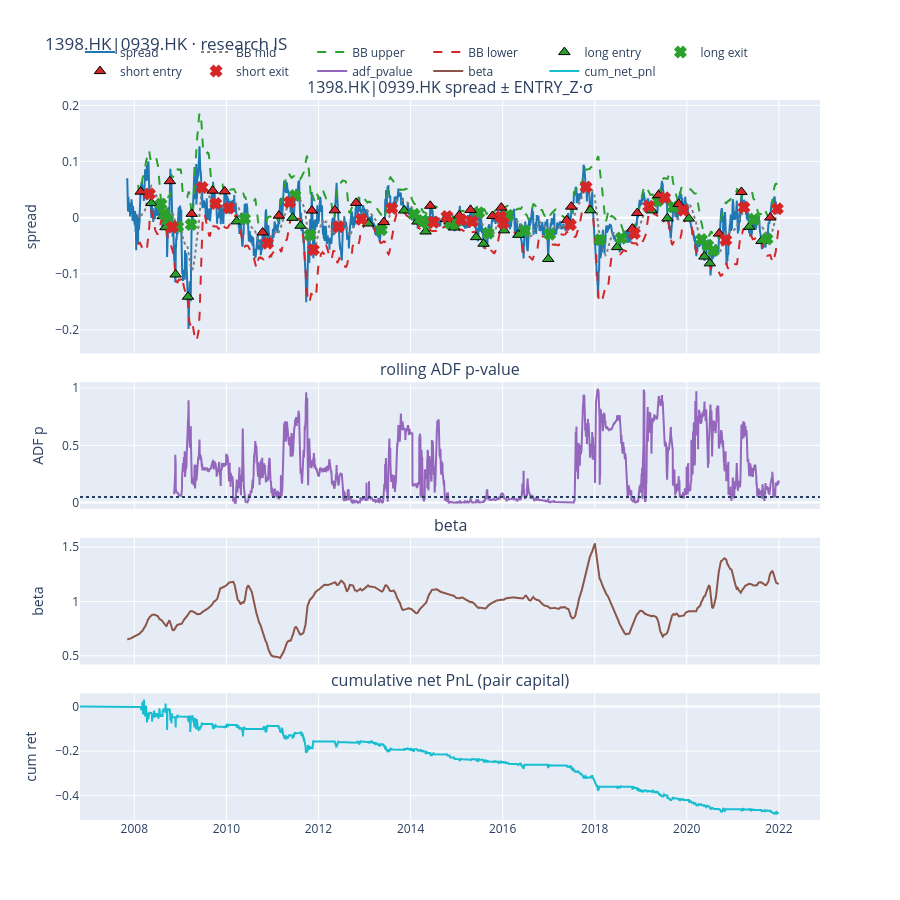
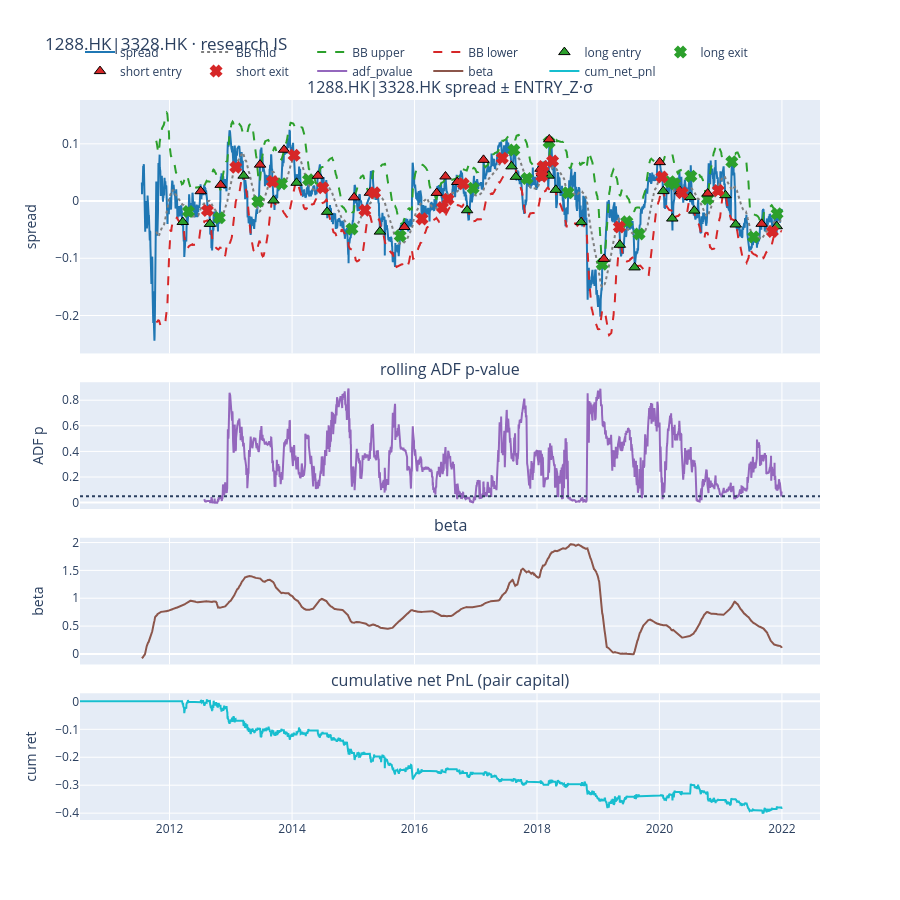
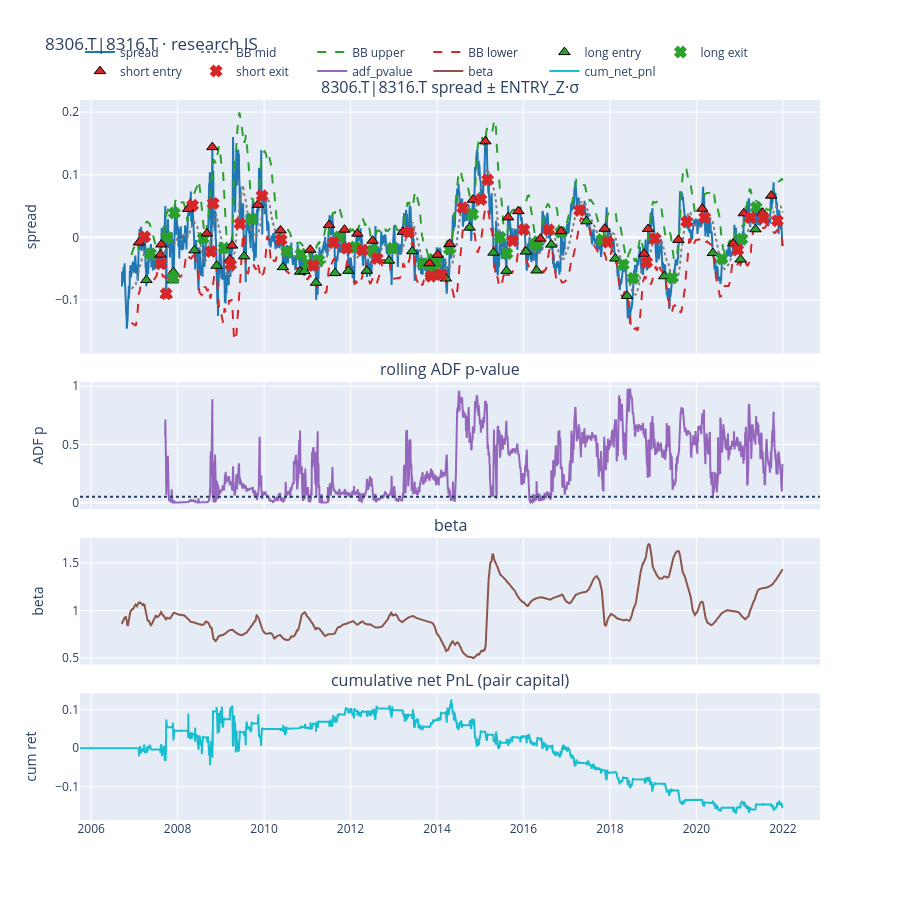

The code cell stored with these charts, in order, in its notebook:
### Markdown cell above
## 5. Interactive plots

Per pair: spread with Bollinger bands at `± ENTRY_Z · σ` over `Z_WINDOW` (same standardization as trad-z), green/red entry/exit markers, rolling ADF p, beta, cumulative net PnL.
When `USE_OUT_OF_SAMPLE_DATA` is True, a vertical line marks `RESEARCH_IS_END`.

### Code cell
figures = []
for pair_id in PAIRS:
    g = panel.loc[panel["pair_id"] == pair_id].copy()
    t = trades_enriched.loc[trades_enriched["pair_id"] == pair_id].copy()
    fig = plotly_pair_diagnosis(
        g,
        t,
        entry_z=ENTRY_Z,
        z_window=Z_WINDOW,
        pair_returns=returns_by_pair.get(pair_id),
        is_end=RESEARCH_IS_END if USE_OUT_OF_SAMPLE_DATA else None,
        title=f"{pair_id} · {'IS+OOS' if USE_OUT_OF_SAMPLE_DATA else 'research IS'}",
    )
    figures.append(fig)
    fig.show()
print("plotted", len(figures), "pairs")

### Figure 1 — Plotly figure (JSON) as saved in the notebook; plotly's stock layout.template omitted (floating-point values rounded to 4 significant figures; data arrays with more than 128 entries replaced by an {"elided": "..."} marker saying what was removed)
{"data": [{"line": {"color": "#1f77b4"}, "name": "spread", "type": "scatter", "x": {"elided": "3746 str values"}, "xaxis": "x", "y": {"elided": "3746 float values"}, "yaxis": "y"}, {"line": {"color": "#7f7f7f", "dash": "dot"}, "name": "BB mid", "type": "scatter", "x": {"elided": "3746 str values"}, "xaxis": "x", "y": {"elided": "3746 float values"}, "yaxis": "y"}, {"line": {"color": "#2ca02c", "dash": "dash"}, "name": "BB upper", "type": "scatter", "x": {"elided": "3746 str values"}, "xaxis": "x", "y": {"elided": "3746 float values"}, "yaxis": "y"}, {"line": {"color": "#d62728", "dash": "dash"}, "name": "BB lower", "type": "scatter", "x": {"elided": "3746 str values"}, "xaxis": "x", "y": {"elided": "3746 float values"}, "yaxis": "y"}, {"marker": {"color": "#2ca02c", "line": {"color": "#000000", "width": 1}, "size": 10, "symbol": "triangle-up"}, "mode": "markers", "name": "long entry", "type": "scatter", "x": ["2008-05-16T00:00:00", "2008-08-13T00:00:00", "2008-09-04T00:00:00", "2008-11-24T00:00:00", "2009-03-02T00:00:00", "2010-03-23T00:00:00", "2011-06-09T00:00:00", "2011-08-12T00:00:00", "2013-01-30T00:00:00", "2013-11-11T00:00:00", "2014-02-24T00:00:00", "2014-04-30T00:00:00", "2014-11-07T00:00:00", "2014-12-11T00:00:00", "2015-06-05T00:00:00", "2015-08-03T00:00:00", "2016-01-12T00:00:00", "2016-05-05T00:00:00", "2016-12-28T00:00:00", "2017-11-27T00:00:00", "2018-06-27T00:00:00", "2019-03-28T00:00:00", "2019-08-01T00:00:00", "2020-01-17T00:00:00", "2020-05-20T00:00:00", "2020-07-02T00:00:00", "2021-05-11T00:00:00", "2021-08-16T00:00:00"], "xaxis": "x", "y": [0.02598, 0.002685, -0.01697, -0.1012, -0.1408, -0.006545, -0.0002708, -0.01439, -0.01041, 0.01282, -0.006915, -0.02461, -0.006983, -0.01757, -0.0347, -0.04638, -0.02252, -0.03055, -0.07366, 0.01314, -0.05242, 0.01295, -0.001161, -0.001589, -0.06933, -0.08138, -0.0162, -0.04152], "yaxis": "y"}, {"marker": {"color": "#2ca02c", "line": {"color": "#2ca02c", "width": 2}, "size": 9, "symbol": "x"}, "mode": "markers", "name": "long exit", "type": "scatter", "x": ["2008-07-31T00:00:00", "2008-08-27T00:00:00", "2008-09-23T00:00:00", "2008-12-11T00:00:00", "2009-03-27T00:00:00", "2010-05-25T00:00:00", "2011-06-29T00:00:00", "2011-10-26T00:00:00", "2013-05-14T00:00:00", "2014-01-30T00:00:00", "2014-04-09T00:00:00", "2014-05-12T00:00:00", "2014-11-11T00:00:00", "2014-12-24T00:00:00", "2015-06-26T00:00:00", "2015-09-09T00:00:00", "2016-02-12T00:00:00", "2016-06-24T00:00:00", "2017-01-09T00:00:00", "2018-02-12T00:00:00", "2018-07-30T00:00:00", "2019-05-16T00:00:00", "2019-09-16T00:00:00", "2020-04-27T00:00:00", "2020-06-15T00:00:00", "2020-07-30T00:00:00", "2021-06-18T00:00:00", "2021-09-29T00:00:00"], "xaxis": "x", "y": [0.02417, 0.006647, -0.004239, -0.01617, -0.01233, -0.001937, 0.03963, -0.03076, -0.02161, 0.00616, -0.004835, -0.009919, -0.009921, -0.007856, 0.008914, -0.02765, 0.004419, -0.02328, -0.02958, -0.03944, -0.03642, 0.03005, 0.01926, -0.03906, -0.04928, -0.0585, -0.002602, -0.03805], "yaxis": "y"}, {"marker": {"color": "#d62728", "line": {"color": "#000000", "width": 1}, "size": 10, "symbol": "triangle-up"}, "mode": "markers", "name": "short entry", "type": "scatter", "x": ["2008-02-20T00:00:00", "2008-10-09T00:00:00", "2009-03-31T00:00:00", "2009-09-14T00:00:00", "2009-12-18T00:00:00", "2010-10-15T00:00:00", "2011-02-21T00:00:00", "2011-11-10T00:00:00", "2012-05-10T00:00:00", "2012-10-26T00:00:00", "2013-06-03T00:00:00", "2014-06-06T00:00:00", "2014-10-09T00:00:00", "2015-01-22T00:00:00", "2015-04-21T00:00:00", "2015-10-12T00:00:00", "2015-12-22T00:00:00", "2017-05-24T00:00:00", "2017-06-29T00:00:00", "2018-10-26T00:00:00", "2018-12-04T00:00:00", "2019-05-21T00:00:00", "2019-10-29T00:00:00", "2020-09-14T00:00:00", "2021-03-10T00:00:00", "2021-10-25T00:00:00"], "xaxis": "x", "y": [0.04638, 0.06508, 0.006826, 0.04807, 0.04686, -0.02637, 0.003609, 0.01262, 0.01309, 0.02635, -0.00794, 0.02118, -0.00221, 0.004234, 0.01368, 0.002974, 0.01792, -0.00448, 0.01964, -0.01947, 0.008236, 0.04007, 0.02448, -0.02837, 0.04586, 0.0002453], "yaxis": "y"}, {"marker": {"color": "#d62728", "line": {"color": "#d62728", "width": 2}, "size": 9, "symbol": "x"}, "mode": "markers", "name": "short exit", "type": "scatter", "x": ["2008-04-30T00:00:00", "2008-10-28T00:00:00", "2009-06-22T00:00:00", "2009-10-08T00:00:00", "2010-01-20T00:00:00", "2010-11-23T00:00:00", "2011-05-17T00:00:00", "2011-11-22T00:00:00", "2012-06-08T00:00:00", "2012-12-06T00:00:00", "2013-08-05T00:00:00", "2014-07-03T00:00:00", "2014-10-17T00:00:00", "2015-02-06T00:00:00", "2015-05-05T00:00:00", "2015-12-16T00:00:00", "2016-01-06T00:00:00", "2017-06-22T00:00:00", "2017-10-24T00:00:00", "2018-11-12T00:00:00", "2019-03-05T00:00:00", "2019-07-10T00:00:00", "2019-12-04T00:00:00", "2020-11-06T00:00:00", "2021-03-30T00:00:00", "2021-12-20T00:00:00"], "xaxis": "x", "y": [0.04221, -0.01682, 0.05394, 0.02525, 0.01737, -0.04557, 0.02755, -0.05721, -0.01597, -0.002821, 0.01674, -0.007933, 0.001899, -0.003534, -0.006961, 0.001457, -0.009696, -0.0126, 0.05465, -0.02815, 0.02017, 0.03562, 0.01334, -0.03991, 0.01841, 0.01588], "yaxis": "y"}, {"line": {"color": "#9467bd"}, "name": "adf_pvalue", "type": "scatter", "x": {"elided": "3746 str values"}, "xaxis": "x2", "y": {"elided": "3746 float values"}, "yaxis": "y2"}, {"line": {"color": "#8c564b"}, "name": "beta", "type": "scatter", "x": {"elided": "3746 str values"}, "xaxis": "x3", "y": {"elided": "3746 float values"}, "yaxis": "y3"}, {"line": {"color": "#17becf"}, "name": "cum_net_pnl", "type": "scatter", "x": {"elided": "3746 str values"}, "xaxis": "x4", "y": {"elided": "3746 float values"}, "yaxis": "y4"}], "layout": {"annotations": [{"font": {"size": 16}, "showarrow": false, "text": "1398.HK|0939.HK spread ± ENTRY_Z·σ", "x": 0.5, "xanchor": "center", "xref": "paper", "y": 1, "yanchor": "bottom", "yref": "paper"}, {"font": {"size": 16}, "showarrow": false, "text": "rolling ADF p-value", "x": 0.5, "xanchor": "center", "xref": "paper", "y": 0.608, "yanchor": "bottom", "yref": "paper"}, {"font": {"size": 16}, "showarrow": false, "text": "beta", "x": 0.5, "xanchor": "center", "xref": "paper", "y": 0.392, "yanchor": "bottom", "yref": "paper"}, {"font": {"size": 16}, "showarrow": false, "text": "cumulative net PnL (pair capital)", "x": 0.5, "xanchor": "center", "xref": "paper", "y": 0.176, "yanchor": "bottom", "yref": "paper"}], "height": 900, "hovermode": "x unified", "legend": {"orientation": "h", "y": 1.02, "yanchor": "bottom"}, "shapes": [{"line": {"dash": "dot"}, "type": "line", "x0": 0, "x1": 1, "xref": "x2 domain", "y0": 0.05, "y1": 0.05, "yref": "y2"}], "title": {"text": "1398.HK|0939.HK · research IS"}, "xaxis": {"anchor": "y", "domain": [0, 1], "matches": "x4", "showticklabels": false}, "xaxis2": {"anchor": "y2", "domain": [0, 1], "matches": "x4", "showticklabels": false}, "xaxis3": {"anchor": "y3", "domain": [0, 1], "matches": "x4", "showticklabels": false}, "xaxis4": {"anchor": "y4", "domain": [0, 1]}, "yaxis": {"anchor": "x", "domain": [0.648, 1], "title": {"text": "spread"}}, "yaxis2": {"anchor": "x2", "domain": [0.432, 0.608], "title": {"text": "ADF p"}}, "yaxis3": {"anchor": "x3", "domain": [0.216, 0.392], "title": {"text": "beta"}}, "yaxis4": {"anchor": "x4", "domain": [0, 0.176], "title": {"text": "cum ret"}}}}

### Figure 2 — Plotly figure (JSON) as saved in the notebook; plotly's stock layout.template omitted (floating-point values rounded to 4 significant figures; data arrays with more than 128 entries replaced by an {"elided": "..."} marker saying what was removed)
{"data": [{"line": {"color": "#1f77b4"}, "name": "spread", "type": "scatter", "x": {"elided": "2830 str values"}, "xaxis": "x", "y": {"elided": "2830 float values"}, "yaxis": "y"}, {"line": {"color": "#7f7f7f", "dash": "dot"}, "name": "BB mid", "type": "scatter", "x": {"elided": "2830 str values"}, "xaxis": "x", "y": {"elided": "2830 float values"}, "yaxis": "y"}, {"line": {"color": "#2ca02c", "dash": "dash"}, "name": "BB upper", "type": "scatter", "x": {"elided": "2830 str values"}, "xaxis": "x", "y": {"elided": "2830 float values"}, "yaxis": "y"}, {"line": {"color": "#d62728", "dash": "dash"}, "name": "BB lower", "type": "scatter", "x": {"elided": "2830 str values"}, "xaxis": "x", "y": {"elided": "2830 float values"}, "yaxis": "y"}, {"marker": {"color": "#2ca02c", "line": {"color": "#000000", "width": 1}, "size": 10, "symbol": "triangle-up"}, "mode": "markers", "name": "long entry", "type": "scatter", "x": ["2012-03-20T00:00:00", "2012-08-29T00:00:00", "2013-03-18T00:00:00", "2013-09-12T00:00:00", "2014-01-28T00:00:00", "2014-07-29T00:00:00", "2015-06-09T00:00:00", "2016-11-10T00:00:00", "2017-08-02T00:00:00", "2017-08-28T00:00:00", "2018-03-12T00:00:00", "2018-04-23T00:00:00", "2018-09-21T00:00:00", "2019-05-10T00:00:00", "2019-08-06T00:00:00", "2020-01-24T00:00:00", "2020-03-18T00:00:00", "2020-07-03T00:00:00", "2020-07-27T00:00:00", "2021-01-29T00:00:00", "2021-03-31T00:00:00", "2021-12-01T00:00:00"], "xaxis": "x", "y": [-0.03659, -0.03997, 0.04434, 0.001016, 0.03188, -0.01885, -0.05342, -0.01607, 0.06064, 0.04238, 0.04442, 0.01962, -0.0369, -0.07643, -0.116, 0.01732, -0.03059, 0.006992, -0.01676, 0.01021, -0.04097, -0.04401], "yaxis": "y"}, {"marker": {"color": "#2ca02c", "line": {"color": "#2ca02c", "width": 2}, "size": 9, "symbol": "x"}, "mode": "markers", "name": "long exit", "type": "scatter", "x": ["2012-04-23T00:00:00", "2012-10-24T00:00:00", "2013-06-11T00:00:00", "2013-10-30T00:00:00", "2014-04-09T00:00:00", "2014-12-24T00:00:00", "2015-10-08T00:00:00", "2016-12-16T00:00:00", "2017-08-16T00:00:00", "2017-11-02T00:00:00", "2018-03-14T00:00:00", "2018-07-05T00:00:00", "2019-01-25T00:00:00", "2019-06-21T00:00:00", "2019-09-02T00:00:00", "2020-03-04T00:00:00", "2020-04-01T00:00:00", "2020-07-07T00:00:00", "2020-10-14T00:00:00", "2021-03-08T00:00:00", "2021-07-16T00:00:00", "2021-12-03T00:00:00"], "xaxis": "x", "y": [-0.01836, -0.02917, -0.0006428, 0.03027, 0.03704, -0.04866, -0.06087, 0.02253, 0.08917, 0.0394, 0.1025, 0.01468, -0.1105, -0.0363, -0.05766, 0.0339, 0.03042, 0.04348, 0.00373, 0.06852, -0.06264, -0.02226], "yaxis": "y"}, {"marker": {"color": "#d62728", "line": {"color": "#000000", "width": 1}, "size": 10, "symbol": "triangle-up"}, "mode": "markers", "name": "short entry", "type": "scatter", "x": ["2012-07-05T00:00:00", "2012-11-01T00:00:00", "2013-06-24T00:00:00", "2013-11-14T00:00:00", "2014-06-04T00:00:00", "2015-01-06T00:00:00", "2015-04-10T00:00:00", "2015-11-02T00:00:00", "2016-05-13T00:00:00", "2016-07-04T00:00:00", "2016-09-12T00:00:00", "2017-02-16T00:00:00", "2018-01-22T00:00:00", "2018-01-31T00:00:00", "2018-03-15T00:00:00", "2019-02-04T00:00:00", "2020-01-03T00:00:00", "2020-05-04T00:00:00", "2020-10-15T00:00:00", "2021-09-02T00:00:00"], "xaxis": "x", "y": [0.01717, 0.02826, 0.06364, 0.08968, 0.04415, 0.006422, 0.01446, -0.04535, 0.01427, 0.0429, 0.03319, 0.07199, 0.05645, 0.04849, 0.1078, -0.1011, 0.06798, 0.01672, 0.0132, -0.0398], "yaxis": "y"}, {"marker": {"color": "#d62728", "line": {"color": "#d62728", "width": 2}, "size": 9, "symbol": "x"}, "mode": "markers", "name": "short exit", "type": "scatter", "x": ["2012-08-14T00:00:00", "2013-01-30T00:00:00", "2013-09-06T00:00:00", "2014-01-13T00:00:00", "2014-07-03T00:00:00", "2015-03-11T00:00:00", "2015-05-08T00:00:00", "2016-02-15T00:00:00", "2016-06-16T00:00:00", "2016-07-19T00:00:00", "2016-10-18T00:00:00", "2017-06-08T00:00:00", "2018-01-29T00:00:00", "2018-02-06T00:00:00", "2018-04-04T00:00:00", "2019-05-07T00:00:00", "2020-01-16T00:00:00", "2020-05-15T00:00:00", "2020-12-17T00:00:00", "2021-11-05T00:00:00"], "xaxis": "x", "y": [-0.0166, 0.05904, 0.03402, 0.07989, 0.02325, -0.01623, 0.01445, -0.03114, -0.01127, 0.003167, 0.03034, 0.07496, 0.04347, 0.06051, 0.06981, -0.04526, 0.04207, 0.0146, 0.01835, -0.05331], "yaxis": "y"}, {"line": {"color": "#9467bd"}, "name": "adf_pvalue", "type": "scatter", "x": {"elided": "2830 str values"}, "xaxis": "x2", "y": {"elided": "2830 float values"}, "yaxis": "y2"}, {"line": {"color": "#8c564b"}, "name": "beta", "type": "scatter", "x": {"elided": "2830 str values"}, "xaxis": "x3", "y": {"elided": "2830 float values"}, "yaxis": "y3"}, {"line": {"color": "#17becf"}, "name": "cum_net_pnl", "type": "scatter", "x": {"elided": "2830 str values"}, "xaxis": "x4", "y": {"elided": "2830 float values"}, "yaxis": "y4"}], "layout": {"annotations": [{"font": {"size": 16}, "showarrow": false, "text": "1288.HK|3328.HK spread ± ENTRY_Z·σ", "x": 0.5, "xanchor": "center", "xref": "paper", "y": 1, "yanchor": "bottom", "yref": "paper"}, {"font": {"size": 16}, "showarrow": false, "text": "rolling ADF p-value", "x": 0.5, "xanchor": "center", "xref": "paper", "y": 0.608, "yanchor": "bottom", "yref": "paper"}, {"font": {"size": 16}, "showarrow": false, "text": "beta", "x": 0.5, "xanchor": "center", "xref": "paper", "y": 0.392, "yanchor": "bottom", "yref": "paper"}, {"font": {"size": 16}, "showarrow": false, "text": "cumulative net PnL (pair capital)", "x": 0.5, "xanchor": "center", "xref": "paper", "y": 0.176, "yanchor": "bottom", "yref": "paper"}], "height": 900, "hovermode": "x unified", "legend": {"orientation": "h", "y": 1.02, "yanchor": "bottom"}, "shapes": [{"line": {"dash": "dot"}, "type": "line", "x0": 0, "x1": 1, "xref": "x2 domain", "y0": 0.05, "y1": 0.05, "yref": "y2"}], "title": {"text": "1288.HK|3328.HK · research IS"}, "xaxis": {"anchor": "y", "domain": [0, 1], "matches": "x4", "showticklabels": false}, "xaxis2": {"anchor": "y2", "domain": [0, 1], "matches": "x4", "showticklabels": false}, "xaxis3": {"anchor": "y3", "domain": [0, 1], "matches": "x4", "showticklabels": false}, "xaxis4": {"anchor": "y4", "domain": [0, 1]}, "yaxis": {"anchor": "x", "domain": [0.648, 1], "title": {"text": "spread"}}, "yaxis2": {"anchor": "x2", "domain": [0.432, 0.608], "title": {"text": "ADF p"}}, "yaxis3": {"anchor": "x3", "domain": [0.216, 0.392], "title": {"text": "beta"}}, "yaxis4": {"anchor": "x4", "domain": [0, 0.176], "title": {"text": "cum ret"}}}}

### Figure 3 — Plotly figure (JSON) as saved in the notebook; plotly's stock layout.template omitted (floating-point values rounded to 4 significant figures; data arrays with more than 128 entries replaced by an {"elided": "..."} marker saying what was removed)
{"data": [{"line": {"color": "#1f77b4"}, "name": "spread", "type": "scatter", "x": {"elided": "4016 str values"}, "xaxis": "x", "y": {"elided": "4016 float values"}, "yaxis": "y"}, {"line": {"color": "#7f7f7f", "dash": "dot"}, "name": "BB mid", "type": "scatter", "x": {"elided": "4016 str values"}, "xaxis": "x", "y": {"elided": "4016 float values"}, "yaxis": "y"}, {"line": {"color": "#2ca02c", "dash": "dash"}, "name": "BB upper", "type": "scatter", "x": {"elided": "4016 str values"}, "xaxis": "x", "y": {"elided": "4016 float values"}, "yaxis": "y"}, {"line": {"color": "#d62728", "dash": "dash"}, "name": "BB lower", "type": "scatter", "x": {"elided": "4016 str values"}, "xaxis": "x", "y": {"elided": "4016 float values"}, "yaxis": "y"}, {"marker": {"color": "#2ca02c", "line": {"color": "#000000", "width": 1}, "size": 10, "symbol": "triangle-up"}, "mode": "markers", "name": "long entry", "type": "scatter", "x": ["2007-04-13T00:00:00", "2007-09-28T00:00:00", "2007-11-22T00:00:00", "2007-11-28T00:00:00", "2008-05-23T00:00:00", "2008-11-26T00:00:00", "2009-07-16T00:00:00", "2010-06-09T00:00:00", "2010-11-01T00:00:00", "2010-12-07T00:00:00", "2011-03-16T00:00:00", "2011-08-24T00:00:00", "2011-12-14T00:00:00", "2012-05-17T00:00:00", "2012-11-21T00:00:00", "2013-06-06T00:00:00", "2013-11-12T00:00:00", "2013-11-25T00:00:00", "2013-12-24T00:00:00", "2014-03-17T00:00:00", "2014-10-03T00:00:00", "2015-04-23T00:00:00", "2015-08-11T00:00:00", "2016-01-22T00:00:00", "2016-04-21T00:00:00", "2016-08-23T00:00:00", "2017-06-16T00:00:00", "2018-02-15T00:00:00", "2018-05-25T00:00:00", "2019-04-04T00:00:00", "2020-05-19T00:00:00", "2021-01-08T00:00:00", "2021-05-14T00:00:00"], "xaxis": "x", "y": [-0.06817, -0.09242, -0.06861, -0.0556, -0.02075, -0.04541, -0.03035, -0.04759, -0.05494, -0.05388, -0.07253, -0.05709, -0.05349, -0.05344, -0.03722, -0.02214, -0.05809, -0.05381, -0.05839, -0.0657, 0.01549, -0.0245, -0.05351, -0.02278, -0.05292, -0.01161, 0.02555, -0.03385, -0.09357, -0.06217, -0.02499, -0.03531, 0.01285], "yaxis": "y"}, {"marker": {"color": "#2ca02c", "line": {"color": "#2ca02c", "width": 2}, "size": 9, "symbol": "x"}, "mode": "markers", "name": "long exit", "type": "scatter", "x": ["2007-05-18T00:00:00", "2007-10-03T00:00:00", "2007-11-27T00:00:00", "2007-12-05T00:00:00", "2008-08-05T00:00:00", "2009-01-28T00:00:00", "2009-09-18T00:00:00", "2010-07-12T00:00:00", "2010-11-09T00:00:00", "2011-01-07T00:00:00", "2011-04-08T00:00:00", "2011-09-28T00:00:00", "2012-02-08T00:00:00", "2012-07-03T00:00:00", "2012-12-20T00:00:00", "2013-09-05T00:00:00", "2013-11-15T00:00:00", "2013-12-02T00:00:00", "2013-12-27T00:00:00", "2014-04-16T00:00:00", "2014-10-28T00:00:00", "2015-06-18T00:00:00", "2015-08-14T00:00:00", "2016-04-04T00:00:00", "2016-05-02T00:00:00", "2016-11-11T00:00:00", "2017-10-26T00:00:00", "2018-04-24T00:00:00", "2018-07-17T00:00:00", "2019-06-11T00:00:00", "2020-08-04T00:00:00", "2021-01-19T00:00:00", "2021-05-20T00:00:00"], "xaxis": "x", "y": [-0.02631, -0.0002398, -0.06453, 0.03884, -0.001906, -0.01698, 0.02907, -0.02274, -0.02709, -0.04238, -0.03618, 0.0004201, -0.01566, -0.02137, -0.01751, -0.04173, -0.04482, -0.03551, -0.04034, -0.01895, 0.03694, 4.041e-05, -0.02587, -0.01222, -0.007264, 0.00811, -0.003429, -0.04381, -0.06532, -0.06464, -0.03407, -0.002885, 0.04776], "yaxis": "y"}, {"marker": {"color": "#d62728", "line": {"color": "#000000", "width": 1}, "size": 10, "symbol": "triangle-up"}, "mode": "markers", "name": "short entry", "type": "scatter", "x": ["2007-02-09T00:00:00", "2007-08-09T00:00:00", "2007-08-17T00:00:00", "2008-03-31T00:00:00", "2008-09-05T00:00:00", "2008-10-21T00:00:00", "2009-03-18T00:00:00", "2009-04-06T00:00:00", "2009-11-10T00:00:00", "2010-05-20T00:00:00", "2011-01-26T00:00:00", "2011-07-04T00:00:00", "2011-11-11T00:00:00", "2012-02-28T00:00:00", "2012-07-05T00:00:00", "2013-03-18T00:00:00", "2013-10-29T00:00:00", "2014-01-06T00:00:00", "2014-04-18T00:00:00", "2014-10-31T00:00:00", "2015-02-13T00:00:00", "2015-08-24T00:00:00", "2015-11-19T00:00:00", "2016-05-23T00:00:00", "2016-11-14T00:00:00", "2017-11-17T00:00:00", "2018-10-16T00:00:00", "2018-11-19T00:00:00", "2019-08-02T00:00:00", "2020-02-19T00:00:00", "2020-11-06T00:00:00", "2021-02-04T00:00:00", "2021-07-12T00:00:00", "2021-09-24T00:00:00"], "xaxis": "x", "y": [-0.008301, -0.02772, -0.01141, 0.04544, 0.006063, 0.1441, -0.03509, -0.0132, 0.05197, 0.01103, -0.01985, 0.01974, 0.01223, 0.005893, -0.005388, 0.008791, -0.04142, -0.02788, -0.01043, 0.05999, 0.1532, 0.03185, 0.04188, -0.002081, 0.009848, 0.01379, -0.02628, 0.01339, -0.004066, 0.04567, -0.00983, 0.03841, 0.03938, 0.06649], "yaxis": "y"}, {"marker": {"color": "#d62728", "line": {"color": "#d62728", "width": 2}, "size": 9, "symbol": "x"}, "mode": "markers", "name": "short exit", "type": "scatter", "x": ["2007-03-29T00:00:00", "2007-08-14T00:00:00", "2007-09-27T00:00:00", "2008-05-07T00:00:00", "2008-10-10T00:00:00", "2008-10-28T00:00:00", "2009-03-24T00:00:00", "2009-06-11T00:00:00", "2009-12-15T00:00:00", "2010-05-25T00:00:00", "2011-02-22T00:00:00", "2011-08-10T00:00:00", "2011-11-28T00:00:00", "2012-04-10T00:00:00", "2012-08-13T00:00:00", "2013-05-07T00:00:00", "2013-11-11T00:00:00", "2014-02-05T00:00:00", "2014-08-05T00:00:00", "2015-01-07T00:00:00", "2015-03-04T00:00:00", "2015-10-02T00:00:00", "2016-01-04T00:00:00", "2016-08-01T00:00:00", "2017-04-19T00:00:00", "2017-12-15T00:00:00", "2018-11-07T00:00:00", "2019-01-16T00:00:00", "2019-10-11T00:00:00", "2020-03-11T00:00:00", "2020-12-15T00:00:00", "2021-04-01T00:00:00", "2021-07-21T00:00:00", "2021-11-15T00:00:00"], "xaxis": "x", "y": [0.0008104, -0.04231, -0.09006, 0.0513, -0.02272, 0.05417, -0.04382, 0.0216, 0.06638, -0.003826, -0.04494, -0.008726, -0.01733, -0.02067, -0.03374, 0.007675, -0.06215, -0.05957, 0.04708, 0.06041, 0.09186, -0.005632, 0.01236, 0.012, 0.04302, -0.007943, -0.03989, -0.002003, 0.02497, 0.03167, -0.0201, 0.03126, 0.0303, 0.02639], "yaxis": "y"}, {"line": {"color": "#9467bd"}, "name": "adf_pvalue", "type": "scatter", "x": {"elided": "4016 str values"}, "xaxis": "x2", "y": {"elided": "4016 float values"}, "yaxis": "y2"}, {"line": {"color": "#8c564b"}, "name": "beta", "type": "scatter", "x": {"elided": "4016 str values"}, "xaxis": "x3", "y": {"elided": "4016 float values"}, "yaxis": "y3"}, {"line": {"color": "#17becf"}, "name": "cum_net_pnl", "type": "scatter", "x": {"elided": "4016 str values"}, "xaxis": "x4", "y": {"elided": "4016 float values"}, "yaxis": "y4"}], "layout": {"annotations": [{"font": {"size": 16}, "showarrow": false, "text": "8306.T|8316.T spread ± ENTRY_Z·σ", "x": 0.5, "xanchor": "center", "xref": "paper", "y": 1, "yanchor": "bottom", "yref": "paper"}, {"font": {"size": 16}, "showarrow": false, "text": "rolling ADF p-value", "x": 0.5, "xanchor": "center", "xref": "paper", "y": 0.608, "yanchor": "bottom", "yref": "paper"}, {"font": {"size": 16}, "showarrow": false, "text": "beta", "x": 0.5, "xanchor": "center", "xref": "paper", "y": 0.392, "yanchor": "bottom", "yref": "paper"}, {"font": {"size": 16}, "showarrow": false, "text": "cumulative net PnL (pair capital)", "x": 0.5, "xanchor": "center", "xref": "paper", "y": 0.176, "yanchor": "bottom", "yref": "paper"}], "height": 900, "hovermode": "x unified", "legend": {"orientation": "h", "y": 1.02, "yanchor": "bottom"}, "shapes": [{"line": {"dash": "dot"}, "type": "line", "x0": 0, "x1": 1, "xref": "x2 domain", "y0": 0.05, "y1": 0.05, "yref": "y2"}], "title": {"text": "8306.T|8316.T · research IS"}, "xaxis": {"anchor": "y", "domain": [0, 1], "matches": "x4", "showticklabels": false}, "xaxis2": {"anchor": "y2", "domain": [0, 1], "matches": "x4", "showticklabels": false}, "xaxis3": {"anchor": "y3", "domain": [0, 1], "matches": "x4", "showticklabels": false}, "xaxis4": {"anchor": "y4", "domain": [0, 1]}, "yaxis": {"anchor": "x", "domain": [0.648, 1], "title": {"text": "spread"}}, "yaxis2": {"anchor": "x2", "domain": [0.432, 0.608], "title": {"text": "ADF p"}}, "yaxis3": {"anchor": "x3", "domain": [0.216, 0.392], "title": {"text": "beta"}}, "yaxis4": {"anchor": "x4", "domain": [0, 0.176], "title": {"text": "cum ret"}}}}
